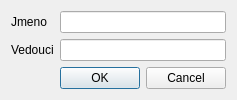
<?xml version="1.0" encoding="UTF-8"?>
<ui version="4.0">
 <class>Internet</class>
 <widget class="QDialog" name="Internet">
  <property name="geometry">
   <rect>
    <x>0</x>
    <y>0</y>
    <width>217</width>
    <height>93</height>
   </rect>
  </property>
  <property name="windowTitle">
   <string>Dialog</string>
  </property>
  <layout class="QGridLayout" name="gridLayout">
   <item row="0" column="1">
    <widget class="QLineEdit" name="lineEdit"/>
   </item>
   <item row="2" column="1">
    <widget class="QDialogButtonBox" name="buttonBox">
     <property name="orientation">
      <enum>Qt::Horizontal</enum>
     </property>
     <property name="standardButtons">
      <set>QDialogButtonBox::Cancel|QDialogButtonBox::Ok</set>
     </property>
    </widget>
   </item>
   <item row="1" column="1">
    <widget class="QLineEdit" name="lineEdit_2"/>
   </item>
   <item row="0" column="0">
    <widget class="QLabel" name="label">
     <property name="text">
      <string>Jmeno</string>
     </property>
    </widget>
   </item>
   <item row="1" column="0">
    <widget class="QLabel" name="label_2">
     <property name="text">
      <string>Vedouci</string>
     </property>
    </widget>
   </item>
  </layout>
 </widget>
 <resources/>
 <connections>
  <connection>
   <sender>buttonBox</sender>
   <signal>accepted()</signal>
   <receiver>Internet</receiver>
   <slot>accept()</slot>
   <hints>
    <hint type="sourcelabel">
     <x>248</x>
     <y>254</y>
    </hint>
    <hint type="destinationlabel">
     <x>157</x>
     <y>274</y>
    </hint>
   </hints>
  </connection>
  <connection>
   <sender>buttonBox</sender>
   <signal>rejected()</signal>
   <receiver>Internet</receiver>
   <slot>reject()</slot>
   <hints>
    <hint type="sourcelabel">
     <x>316</x>
     <y>260</y>
    </hint>
    <hint type="destinationlabel">
     <x>286</x>
     <y>274</y>
    </hint>
   </hints>
  </connection>
 </connections>
</ui>
